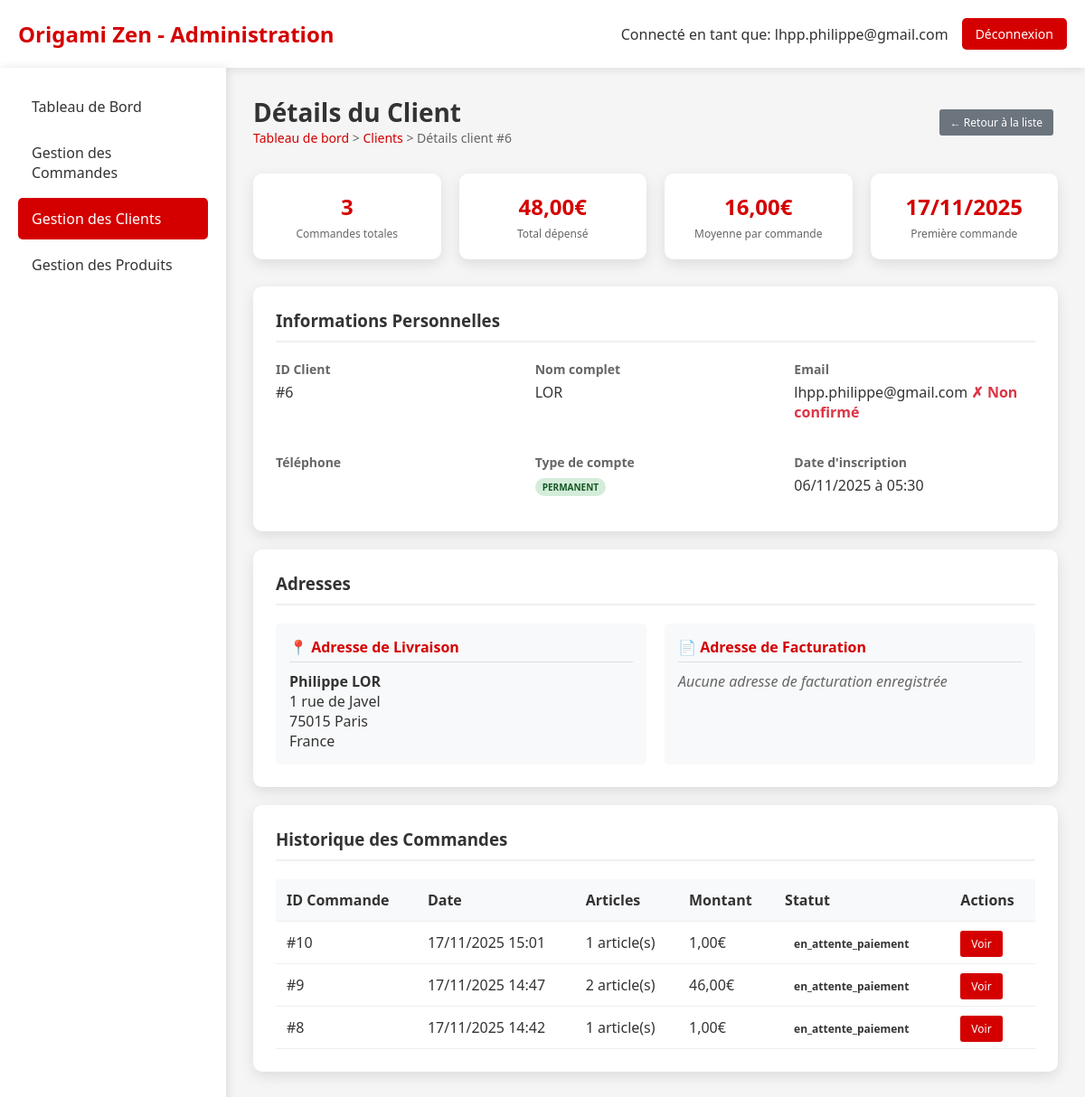
Page /admin_client_detail.php?id=6 (signed in) on the earlier database version.
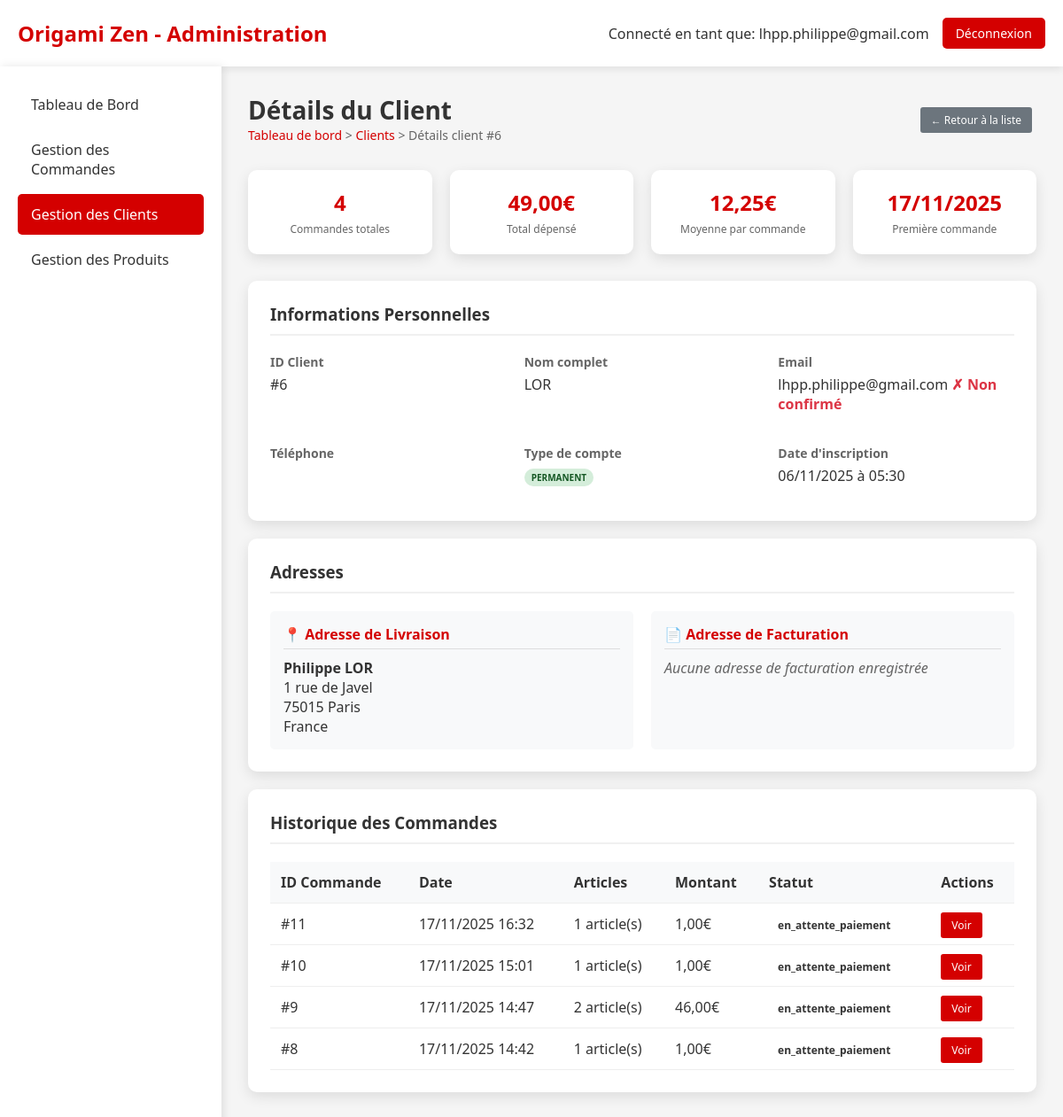
Same page on the later database version.
### tables this page shows
CREATE TABLE IF NOT EXISTS `commande` (
  `idCommande` bigint NOT NULL AUTO_INCREMENT,
  `idClient` bigint NOT NULL,
  `idAdresseLivraison` bigint NOT NULL,
  `idAdresseFacturation` bigint DEFAULT NULL,
  `dateCommande` datetime NOT NULL,
  `modeReglement` varchar(20) NOT NULL DEFAULT 'CB',
  `delaiLivraison` date NOT NULL,
  `fraisDePort` double NOT NULL,
  `montantTotal` double NOT NULL,
  `statut` varchar(20) NOT NULL DEFAULT 'en_attente',
  `statut_paiement` enum('en_attente','payee','echec','annulee','rembourse') DEFAULT 'en_attente',
  `idPaiement` int DEFAULT NULL,
  PRIMARY KEY (`idCommande`),
  KEY `Commande_idClient_FK` (`idClient`),
  KEY `Commande_idAdresseLivraison_FK` (`idAdresseLivraison`),
  KEY `idAdresseFacturation` (`idAdresseFacturation`)
);

### admin_client_detail.php (the view, shortened to what the changed rows need)
<?php
$client_id = intval($_GET['id']);
$host = 'localhost';
$dbname = 'origami';
$username = 'root';
$password = '';
try {
    $pdo = new PDO("mysql:host=$host;dbname=$dbname;charset=utf8", $username, $password);
    $pdo->setAttribute(PDO::ATTR_ERRMODE, PDO::ERRMODE_EXCEPTION);
    $stmt_commandes = $pdo->prepare("
        SELECT c.*, COUNT(lc.idLigneCommande) as nb_articles
        FROM Commande c
        LEFT JOIN LigneCommande lc ON c.idCommande = lc.idCommande
        WHERE c.idClient = ?
        GROUP BY c.idCommande
        ORDER BY c.dateCommande DESC
    ");
    $stmt_commandes->execute([$client_id]);
    $commandes = $stmt_commandes->fetchAll(PDO::FETCH_ASSOC);
    $stmt_stats = $pdo->prepare("
        SELECT
            COUNT(*) as total_commandes,
            SUM(montantTotal) as total_depense,
            AVG(montantTotal) as moyenne_commande,
            MIN(dateCommande) as premiere_commande,
            MAX(dateCommande) as derniere_commande
        FROM Commande
        WHERE idClient = ?
    ");
    $stmt_stats->execute([$client_id]);
    $stats = $stmt_stats->fetch(PDO::FETCH_ASSOC);
} catch (PDOException $e) {
    die("Erreur de base de données: " . $e->getMessage());
}
?>
<!DOCTYPE html>
<html lang="fr">
<head>
</head>
<body>
    <div class="header">
        <div class="logo">
            <h1>Origami Zen - Administration</h1>
        </div>
    </div>
    <div class="container">
        <div class="main-content">
            <div class="page-header">
                <div class="page-title">
                    <h2>Détails du Client</h2>
                </div>
            </div>
            <div class="stats-grid">
                <div class="stat-card">
                    <div class="stat-number"><?= $stats['total_commandes'] ?? 0 ?></div>
                    <div class="stat-label">Commandes totales</div>
                </div>
                <div class="stat-card">
                    <div class="stat-number"><?= number_format($stats['total_depense'] ?? 0, 2, ',', ' ') ?>€</div>
                    <div class="stat-label">Total dépensé</div>
                </div>
                <div class="stat-card">
                    <div class="stat-number"><?= number_format($stats['moyenne_commande'] ?? 0, 2, ',', ' ') ?>€</div>
                    <div class="stat-label">Moyenne par commande</div>
                </div>
            </div>
            <div class="section">
                <?php if (count($commandes) > 0): ?>
                    <table>
                        <thead>
                            <tr>
                                <th>ID Commande</th>
                                <th>Date</th>
                                <th>Articles</th>
                                <th>Montant</th>
                                <th>Statut</th>
                                <th>Actions</th>
                            </tr>
                        </thead>
                        <tbody>
                            <?php foreach ($commandes as $commande): ?>
                            <tr>
                                <td>#<?= $commande['idCommande'] ?></td>
                                <td><?= date('d/m/Y H:i', strtotime($commande['dateCommande'])) ?></td>
                                <td><?= $commande['nb_articles'] ?> article(s)</td>
                                <td><?= number_format($commande['montantTotal'], 2, ',', ' ') ?>€</td>
                                <td>
                                    <span class="status-badge status-<?= $commande['statut'] ?>">
                                        <?= $commande['statut'] ?>
                                    </span>
                                </td>
                                <td>
                                    <a href="admin_commande_detail.php?id=<?= $commande['idCommande'] ?>" class="btn-action">Voir</a>
                                </td>
                            </tr>
                            <?php endforeach; ?>
                        </tbody>
                    </table>
                <?php else: ?>
                    <p>Aucune commande pour ce client.</p>
                <?php endif; ?>
            </div>
        </div>
    </div>
</body>
</html>

Differences in the rows shown:
added commande: idCommande "11", dateCommande "17/11/2025 16:32", nb_articles "1", montantTotal "1,00", statut "en_attente_paiement"
Other differences:
$stats['total_commandes']: "3" → "4"
$stats['total_depense']: "48,00" → "49,00"
$stats['moyenne_commande']: "16,00" → "12,25"
